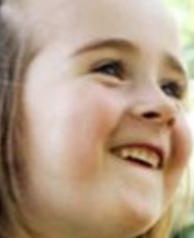
#> input picture Pre-Process/Image Filter/22_Picnic_Picnic_22_688.jpg, 194 x 238 px
$ python laplacian_gaussian_filter.py   (older library calls are emulated)
#> lines starting #> are read from the running program, lines starting #| are printed output that depends on the picture
import cv2
import numpy as np

# Load the image
img = cv2.imread('22_Picnic_Picnic_22_688.jpg')
#> img is the input picture: shape (238, 194, 3); mean B, G, R 132.3, 155.2, 179.4

# Convert to grayscale
gray = cv2.cvtColor(img, cv2.COLOR_BGR2GRAY)
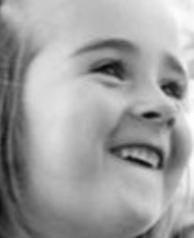
#> gray: shape (238, 194); min 8, max 255, mean 159.8

# Apply Gaussian Blur to the image to remove noise
blurred = cv2.GaussianBlur(gray, (3, 3), 0)

# Apply Laplacian of Gaussian (LoG) filter to the image
log_filter = cv2.Laplacian(blurred, cv2.CV_64F)
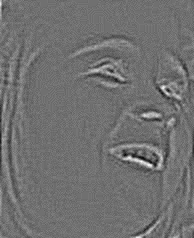
#> log_filter: shape (238, 194) float64; min -27, max 34, mean 0; drawn with min black and max white

# Normalize the result for display
log_filter = np.uint8(np.absolute(log_filter))
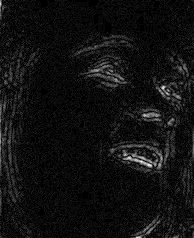
#> log_filter: shape (238, 194); min 0, max 34, mean 2.3; drawn with min black and max white

# Display the result
cv2.imshow('Laplacian of Gaussian (LoG) Filter', log_filter)
cv2.imwrite("result/22_Picnic_Picnic_22_688_laplacian_gaussian_filter.jpg", log_filter)
cv2.waitKey(0)
cv2.destroyAllWindows()

# In this example, we first convert the image to grayscale as LoG filter works on grayscale images. Then, we apply Gaussian Blur to the image to remove noise. After that, we apply Laplacian of Gaussian (LoG) filter to the image using the cv2.Laplacian function. Finally, we display the result using cv2.imshow function.
